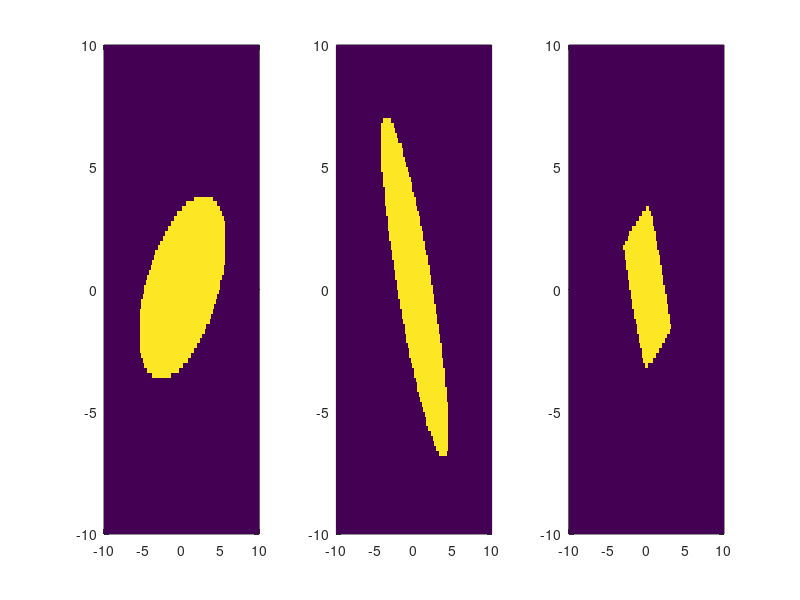

Reproduce this figure in MATLAB. (Note: this script raises an error after producing the figure.)
theta1=25*pi/180;
a1=6; b1=3;

x=linspace(-10,10,101)';
y=linspace(-10,10,101)';
dx = x(2)-x(1);
dy = y(2)-y(1);

[X,Y] = ndgrid(x,y);
XT = X*cos(theta1) + Y*sin(theta1);
YT = -X*sin(theta1) + Y*cos(theta1); 
ellipse1 = sqrt((XT/a1).^2 + (YT/b1).^2) < 1;

area1 = pi*a1*b1;
area1_summed = sum(sum(ellipse1))*dx*dy;

theta2=120*pi/180;
a2=8; b2=2;

XT = X*cos(theta2) + Y*sin(theta2);
YT = -X*sin(theta2) + Y*cos(theta2); 
ellipse2 = sqrt((XT/a2).^2 + (YT/b2).^2) < 1;

figure
subplot(1,3,1)
pcolor(X,Y,double(ellipse1)), shading flat
subplot(1,3,2)
pcolor(X,Y,double(ellipse2)), shading flat
subplot(1,3,3)
pcolor(X,Y,double(ellipse1 & ellipse2)), shading flat

[overlap,area1,area2] = ellipse_ellipse_overlap(a1,b1,theta1,a2,b2,theta2);
